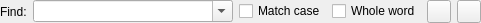
<?xml version="1.0" encoding="UTF-8"?>
<ui version="4.0">
 <class>E5TextEditSearchWidget</class>
 <widget class="QWidget" name="E5TextEditSearchWidget">
  <property name="geometry">
   <rect>
    <x>0</x>
    <y>0</y>
    <width>475</width>
    <height>22</height>
   </rect>
  </property>
  <layout class="QHBoxLayout" name="horizontalLayout">
   <property name="leftMargin">
    <number>0</number>
   </property>
   <property name="topMargin">
    <number>0</number>
   </property>
   <property name="rightMargin">
    <number>0</number>
   </property>
   <property name="bottomMargin">
    <number>0</number>
   </property>
   <item>
    <widget class="QLabel" name="label">
     <property name="text">
      <string>Find:</string>
     </property>
    </widget>
   </item>
   <item>
    <widget class="E5ClearableComboBox" name="findtextCombo">
     <property name="sizePolicy">
      <sizepolicy hsizetype="Expanding" vsizetype="Fixed">
       <horstretch>0</horstretch>
       <verstretch>0</verstretch>
      </sizepolicy>
     </property>
     <property name="minimumSize">
      <size>
       <width>200</width>
       <height>0</height>
      </size>
     </property>
     <property name="editable">
      <bool>true</bool>
     </property>
     <property name="insertPolicy">
      <enum>QComboBox::InsertAtTop</enum>
     </property>
     <property name="duplicatesEnabled">
      <bool>false</bool>
     </property>
    </widget>
   </item>
   <item>
    <widget class="QCheckBox" name="caseCheckBox">
     <property name="text">
      <string>Match case</string>
     </property>
    </widget>
   </item>
   <item>
    <widget class="QCheckBox" name="wordCheckBox">
     <property name="text">
      <string>Whole word</string>
     </property>
    </widget>
   </item>
   <item>
    <widget class="QToolButton" name="findPrevButton">
     <property name="toolTip">
      <string>Press to find the previous occurrence</string>
     </property>
    </widget>
   </item>
   <item>
    <widget class="QToolButton" name="findNextButton">
     <property name="toolTip">
      <string>Press to find the next occurrence</string>
     </property>
    </widget>
   </item>
  </layout>
 </widget>
 <customwidgets>
  <customwidget>
   <class>E5ClearableComboBox</class>
   <extends>QComboBox</extends>
   <header>E5Gui/E5ComboBox.h</header>
  </customwidget>
 </customwidgets>
 <tabstops>
  <tabstop>findtextCombo</tabstop>
  <tabstop>caseCheckBox</tabstop>
  <tabstop>wordCheckBox</tabstop>
  <tabstop>findPrevButton</tabstop>
  <tabstop>findNextButton</tabstop>
 </tabstops>
 <resources/>
 <connections/>
</ui>
